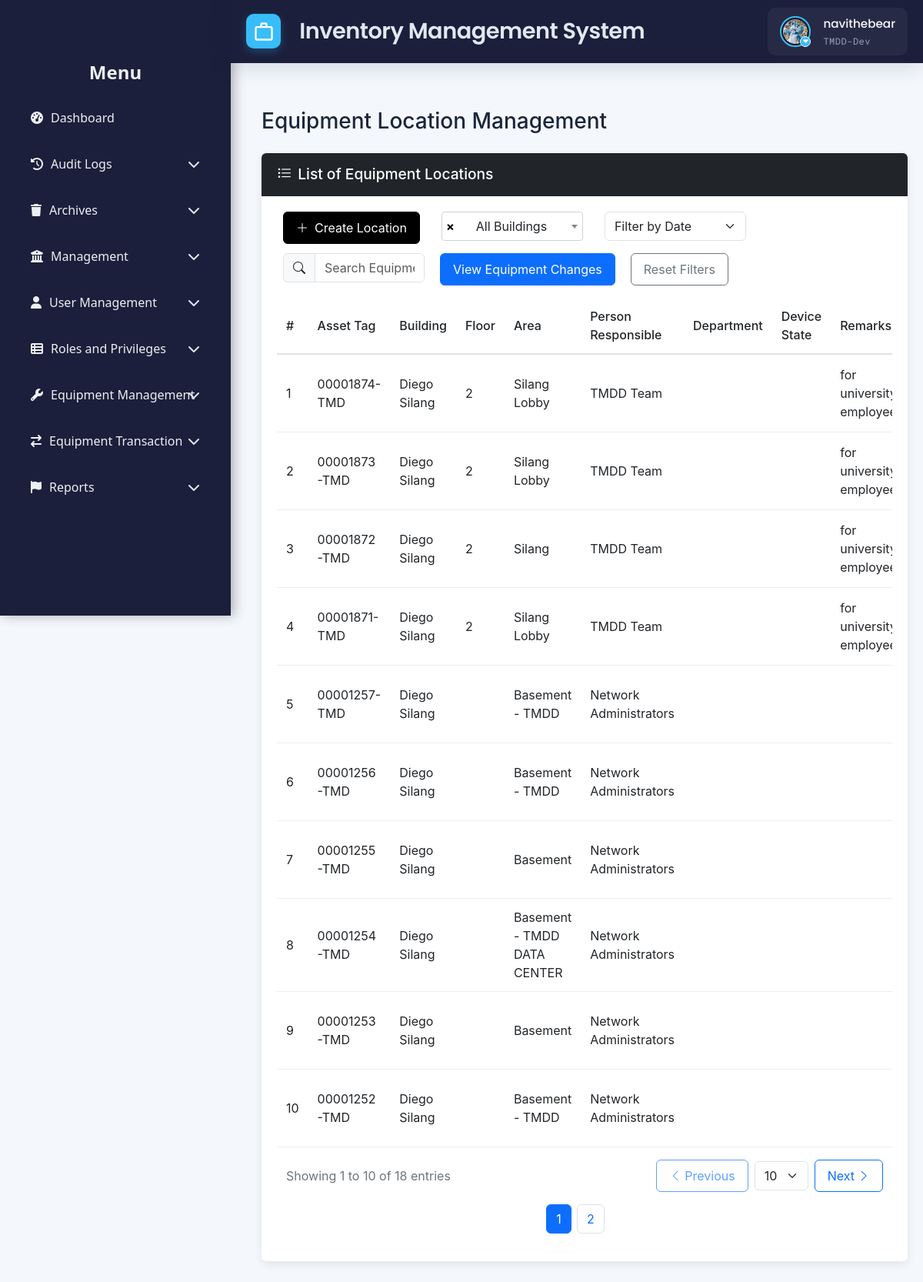
/src/view/php/modules/equipment_manager/equipment_location.php (signed in), run on the app's committed database.
### tables this page shows
CREATE TABLE `users` (
  `id` int(11) NOT NULL,
  `username` varchar(50) NOT NULL,
  `email` varchar(100) NOT NULL,
  `password` varchar(255) NOT NULL,
  `first_name` varchar(100) DEFAULT NULL,
  `last_name` varchar(100) DEFAULT NULL,
  `date_created` timestamp NULL DEFAULT current_timestamp(),
  `status` enum('Offline','Online') NOT NULL,
  `is_disabled` tinyint(1) NOT NULL DEFAULT 0,
  `profile_pic_path` varchar(2048) DEFAULT NULL
);

CREATE TABLE `roles` (
  `id` int(11) NOT NULL,
  `role_name` varchar(100) NOT NULL,
  `is_disabled` tinyint(1) NOT NULL DEFAULT 0
);

CREATE TABLE `equipment_location` (
  `equipment_location_id` int(11) NOT NULL,
  `asset_tag` varchar(50) NOT NULL,
  `building_loc` varchar(255) DEFAULT NULL,
  `floor_no` varchar(50) DEFAULT NULL,
  `specific_area` text DEFAULT NULL,
  `person_responsible` varchar(255) DEFAULT NULL,
  `department_id` int(11) DEFAULT NULL,
  `device_state` varchar(250) DEFAULT NULL,
  `remarks` text DEFAULT NULL,
  `date_created` datetime DEFAULT current_timestamp(),
  `is_disabled` tinyint(1) NOT NULL DEFAULT 0
);

### src/control/RBACService.php (called while the page is built, shortened)
<?php
final class RBACService
{
    private array $privileges = [];
    public function __construct(
        private \PDO $pdo,
        int $userId
    ) {
        $this->loadUserPrivileges($userId);
    }
    private function loadUserPrivileges(int $userId): void
    {
        $sql = <<<'SQL'
        SELECT
          m.module_name,
          p.priv_name
        FROM user_department_roles ur
        JOIN roles r
          ON ur.role_id = r.id
         AND r.is_disabled = 0
        JOIN role_module_privileges rmp
          ON rmp.role_id = r.id
        JOIN modules m
          ON rmp.module_id = m.id
        JOIN privileges p
          ON rmp.privilege_id = p.id
         AND p.is_disabled = 0
       WHERE ur.user_id = ?
    SQL;
        $stmt = $this->pdo->prepare($sql);
        $stmt->execute([$userId]);
        while ($row = $stmt->fetch(\PDO::FETCH_ASSOC)) {
            $this->privileges[$row['module_name']][] = $row['priv_name'];
        }
    }
    public function hasPrivilege(string $module, string $priv): bool
    {
        return isset($this->privileges[$module])
            && in_array($priv, $this->privileges[$module], true);
    }
}

### src/view/php/modules/equipment_manager/equipment_location.php (the view, shortened to what this page needs)
<?php
require_once '../../../../../config/ims-tmdd.php';
require_once '../../../../control/RBACService.php';
$rbac = new RBACService($pdo, $_SESSION['user_id']);
$rbac->requirePrivilege('Equipment Management', 'View');
$canCreate = $rbac->hasPrivilege('Equipment Management', 'Create');
include '../../general/header.php';
include '../../general/sidebar.php';
include '../../general/footer.php';
$errors = [];
try {
    $stmt = $pdo->query("
        SELECT el.*, d.department_name
        FROM equipment_location el
        LEFT JOIN departments d ON el.department_id = d.id
        WHERE el.is_disabled = 0
        ORDER BY el.date_created DESC
    ");
    $equipmentLocations = $stmt->fetchAll(PDO::FETCH_ASSOC);
} catch (PDOException $e) {
    $errors[] = "Error retrieving Equipment Locations: " . $e->getMessage();
}
?>
<!DOCTYPE html>
<html lang="en">
<head>
    <link href="../../../styles/css/equipment-manager.css" rel="stylesheet">
    <link href="https://cdn.jsdelivr.net/npm/bootstrap-icons/font/bootstrap-icons.min.css" rel="stylesheet">
    <link href="https://cdn.jsdelivr.net/npm/select2@4.1.0-rc.0/dist/css/select2.min.css" rel="stylesheet">
</head>
<body>
    <div class="main-container">
        <header class="main-header">
            <h1> Equipment Location Management</h1>
        </header>
        <section class="card">
            <div class="card-header bg-dark text-white d-flex justify-content-between align-items-center">
                <h2><i class="bi bi-list-task"></i> List of Equipment Locations</h2>
            </div>
            <div class="card-body">
                <div class="container-fluid px-0">
                    <div class="filter-container" id="filterContainer">
                        <div class="col-auto">
                            <?php if ($canCreate): ?>
                                <button class="btn btn-dark" data-bs-toggle="modal" data-bs-target="#addLocationModal">
                                    <i class="bi bi-plus-lg"></i> Create Location
                                </button>
                            <?php endif; ?>
                        </div>
                        <div class="col-md-3">
                        </div>
                        <div class="col-md-3">
                            <select class="form-select" id="dateFilter">
                                <option value="">Filter by Date</option>
                            </select>
                        </div>
                        <div class="col-md-3">
                            <div class="input-group">
                                <span class="input-group-text"><i class="bi bi-search"></i></span>
                                <input type="text" id="eqSearch" class="form-control" placeholder="Search Equipment...">
                            </div>
                        </div>
                        <a href="equipLoc_change_log.php" class="btn btn-primary"> View Equipment Changes</a>
                    </div>
                </div>
                <div class="table-responsive" id="table">
                    <table class="table" id="elTable">
                        <thead>
                            <tr>
                                <th class="sortable" data-sort="number">#</th>
                                <th class="sortable" data-sort="string">Asset Tag</th>
                                <th class="sortable" data-sort="string">Building</th>
                                <th class="sortable" data-sort="string">Floor</th>
                                <th class="sortable" data-sort="string">Area</th>
                                <th class="sortable" data-sort="string">Person Responsible</th>
                                <th class="sortable" data-sort="string">Department</th>
                                <th class="sortable" data-sort="string">Device State</th>
                                <th class="sortable" data-sort="string">Remarks</th>
                            </tr>
                        </thead>
                        <tbody id="locationTbody">
                            <?php if (!empty($equipmentLocations)): ?>
                                <?php foreach ($equipmentLocations as $index => $loc): ?>
                                    <tr>
                                        <td><?= $index + 1 ?></td>
                                        <td><?= htmlspecialchars($loc['asset_tag'] ?? '') ?></td>
                                        <td><?= htmlspecialchars($loc['building_loc'] ?? '') ?></td>
                                        <td><?= htmlspecialchars($loc['floor_no'] ?? '') ?></td>
                                        <td><?= htmlspecialchars($loc['specific_area'] ?? '') ?></td>
                                        <td><?= htmlspecialchars($loc['person_responsible'] ?? '') ?></td>
                                        <td><?= htmlspecialchars($loc['department_name'] ?? '') ?></td>
                                        <td><?= htmlspecialchars($loc['device_state'] ?? '') ?></td>
                                        <td><?= htmlspecialchars($loc['remarks'] ?? '') ?></td>
                                    </tr>
                                <?php endforeach; ?>
                            <?php endif; ?>
                        </tbody>
                    </table>
                </div>
                <div class="container-fluid">
                    <div class="row align-items-center g-3">
                        <div class="col-12 col-sm-auto">
                            <div class="text-muted">
                                <?php $totalLogs = count($equipmentLocations); ?>
                                Showing <span id="currentPage">1</span> to <span id="rowsPerPage">20</span> of <span id="totalRows"><?= $totalLogs ?></span> entries
                            </div>
                        </div>
                        <div class="col-12 col-sm-auto ms-sm-auto">
                            <div class="d-flex align-items-center gap-2">
                                <button id="prevPage" class="btn btn-outline-primary d-flex align-items-center gap-1">
                                    <i class="bi bi-chevron-left"></i> Previous
                                </button>
                                <select id="rowsPerPageSelect" class="form-select" style="width: auto;">
                                    <option value="10" selected>10</option>
                                </select>
                                <button id="nextPage" class="btn btn-outline-primary d-flex align-items-center gap-1">
                                    Next <i class="bi bi-chevron-right"></i>
                                </button>
                            </div>
                        </div>
                        <div class="row mt-3">
                            <div class="col-12">
                                <ul class="pagination justify-content-center" id="pagination"></ul>
                            </div>
                        </div>
                    </div>
                </div>
            </div>
        </section>
    </div>
</body>
</html>

### src/view/php/general/header.php (shortened to what this page needs)
<?php
$user_id = $_SESSION['user_id'] ?? null;
$stmt = $pdo->prepare("
    SELECT u.username, u.profile_pic_path, r.role_name AS role
    FROM users u
    LEFT JOIN user_department_roles ur ON u.id = ur.user_id
    LEFT JOIN roles r ON ur.role_id = r.id
    WHERE u.id = ?
    LIMIT 1
");
$stmt->execute([$user_id]);
$user = $stmt->fetch(PDO::FETCH_ASSOC);
?>
<!DOCTYPE html>
<html lang="en">
<head>
    <link href="https://cdn.jsdelivr.net/npm/bootstrap@5.2.3/dist/css/bootstrap.min.css" rel="stylesheet">
    <link href="https://cdn.jsdelivr.net/npm/bootstrap-icons@1.10.3/font/bootstrap-icons.css" rel="stylesheet">
    <link rel="stylesheet"
        href="https://cdn.jsdelivr.net/npm/bootstrap@5.3.0/dist/css/bootstrap.min.css">
    <link rel="stylesheet"
        href="https://cdnjs.cloudflare.com/ajax/libs/font-awesome/6.4.0/css/all.min.css">
    <link href="https://cdn.jsdelivr.net/npm/select2@4.1.0-rc.0/dist/css/select2.min.css" rel="stylesheet" />
    <link rel="stylesheet" href="<?php echo BASE_URL; ?>src/view/styles/css/toast.css">
    <link rel="stylesheet" href="<?php echo BASE_URL; ?>src/view/styles/css/header_footer.css">
</head>
<body>
    <header class="header">
        <div class="logo-container">
            <div class="logo-icon">
                <svg viewBox="0 0 24 24">
                    <path d="M20 6h-4V4c0-1.1-.9-2-2-2h-4c-1.1 0-2 .9-2 2v2H4c-1.1 0-2 .9-2 2v12c0 1.1.9 2 2 2h16c1.1 0 2-.9 2-2V8c0-1.1-.9-2-2-2zM10 4h4v2h-4V4zm10 16H4V8h16v12z" />
                </svg>
            </div>
            <div>
                <div class="logo-text">Inventory Management System</div>
            </div>
        </div>
        <div class="header-widgets">
            <div class="user-profile" onclick="toggleDropdown()">
                <div class="profile-picture-container">
                    <img
                        src="<?= BASE_URL .
                                    (
                                        !empty($user['profile_pic_path'])
                                        ? 'public/' . htmlspecialchars($user['profile_pic_path'])
                                        : 'public/assets/img/default_profile.jpg'
                                    )
                                ?>"
                        alt="User Profile"
                        class="profile-picture" />
                    <span class="dropdown-indicator"><i class="fas fa-caret-down"></i></span>
                </div>
                <div class="user-info">
                    <div class="user-name"><?php echo htmlspecialchars($user['username']); ?></div>
                    <div class="user-role"><?= htmlspecialchars($user['role']); ?></div>
                </div>
            </div>
        </div>
    </header>
</body>
</html>

### src/view/styles/css/header_footer.css (style rules this page uses)
* { margin: 0; padding: 0; box-sizing: border-box; }
body { background: #f5f7fb; }
.header { display: flex; justify-content: space-between; align-items: center; background: #1B1F3B; padding: 10px 20px; box-shadow: 0 4px 30px rgba(11, 25, 51, 0.15); position: fixed; top: 0; left: 300px; right: 0; z-index: 900; }
.logo-container { display: flex; align-items: center; gap: 1.2rem; }
.logo-icon { width: 45px; height: 45px; background: #38BDF8; border-radius: 10px; display: grid; place-items: center; box-shadow: 0 4px 12px rgba(56, 189, 248, 0.25); margin-left: 0; }
.logo-icon svg { width: 28px; height: 28px; fill: white; }
.logo-text { font-family: 'Poppins', sans-serif; font-size: 1.8rem; font-weight: 600; color: #E2E8F0; letter-spacing: -0.5px; margin-left: 5px; }
.header-widgets { display: flex; align-items: center; gap: 2.5rem; }
.user-profile { display: flex; align-items: center; gap: 1rem; padding: 0.6rem 1rem; background: rgba(255, 255, 255, 0.05); border-radius: 10px; position: relative; cursor: pointer; width: 100%; }
.user-info { display: flex; flex-direction: column; gap: 2px; }
.user-name { font-family: 'Poppins', sans-serif; color: #F8FAFC; font-size: 0.95rem; font-weight: 500; }
.user-role { font-family: 'Roboto Mono', monospace; color: #94A3B8; font-size: 0.75rem; letter-spacing: 0.5px; }
.profile-picture-container { position: relative; display: inline-block; }
.profile-picture { width: 40px; height: 40px; border-radius: 50%; border: 2px solid #38BDF8; object-fit: cover; padding: 2px; background: #0F172A; }
.dropdown-indicator { position: absolute; bottom: 0; right: 0; background-color: #38bdf8; color: white; font-size: 0.7rem; width: 14px; height: 14px; border-radius: 50%; display: grid; place-items: center; border: 1px solid white; pointer-events: none; }

### src/view/styles/css/sidebar.css (style rules this page uses)
:root { --sidebar-bg-start: #2c3e50; --sidebar-bg-end: #34495e; --sidebar-text: #ecf0f1; --hover-bg: rgba(255, 255, 255, 0.1); }

### src/view/php/modules/equipment_manager/equipment_location.php (style rules this page uses)
.filter-container select, .filter-container input, .filter-container .select2-container { height: calc(1.5em + 0.75rem + 2px); }
.filter-container>div { padding: 0 8px; }

### data on the page
users: profile_pic_path (picture), username "navithebear", roles.role_name "TMDD-Dev"
equipment_location: asset_tag "00001874-TMD", building_loc "Diego Silang", floor_no "2", specific_area "Silang Lobby", person_responsible "TMDD Team", remarks "for…"
equipment_location: asset_tag "00001873-TMD", building_loc "Diego Silang", floor_no "2", specific_area "Silang Lobby", person_responsible "TMDD Team", remarks "for…"
equipment_location: asset_tag "00001872-TMD", building_loc "Diego Silang", floor_no "2", specific_area "Silang", person_responsible "TMDD Team", remarks "for…"
equipment_location: asset_tag "00001871-TMD", building_loc "Diego Silang", floor_no "2", specific_area "Silang Lobby", person_responsible "TMDD Team", remarks "for…"
equipment_location: asset_tag "00001257-TMD", building_loc "Diego Silang", specific_area "Basement - TMDD", person_responsible "Network Administrators"
equipment_location: asset_tag "00001256-TMD", building_loc "Diego Silang", specific_area "Basement - TMDD", person_responsible "Network Administrators"
equipment_location: asset_tag "00001255-TMD", building_loc "Diego Silang", specific_area "Basement", person_responsible "Network Administrators"
equipment_location: asset_tag "00001254-TMD", building_loc "Diego Silang", specific_area "Basement - TMDD DATA CENTER", person_responsible "Network Administrators"
equipment_location: asset_tag "00001253-TMD", building_loc "Diego Silang", specific_area "Basement", person_responsible "Network Administrators"
equipment_location: asset_tag "00001252-TMD", building_loc "Diego Silang", specific_area "Basement - TMDD", person_responsible "Network Administrators"

### other printed values
$totalLogs "18"
